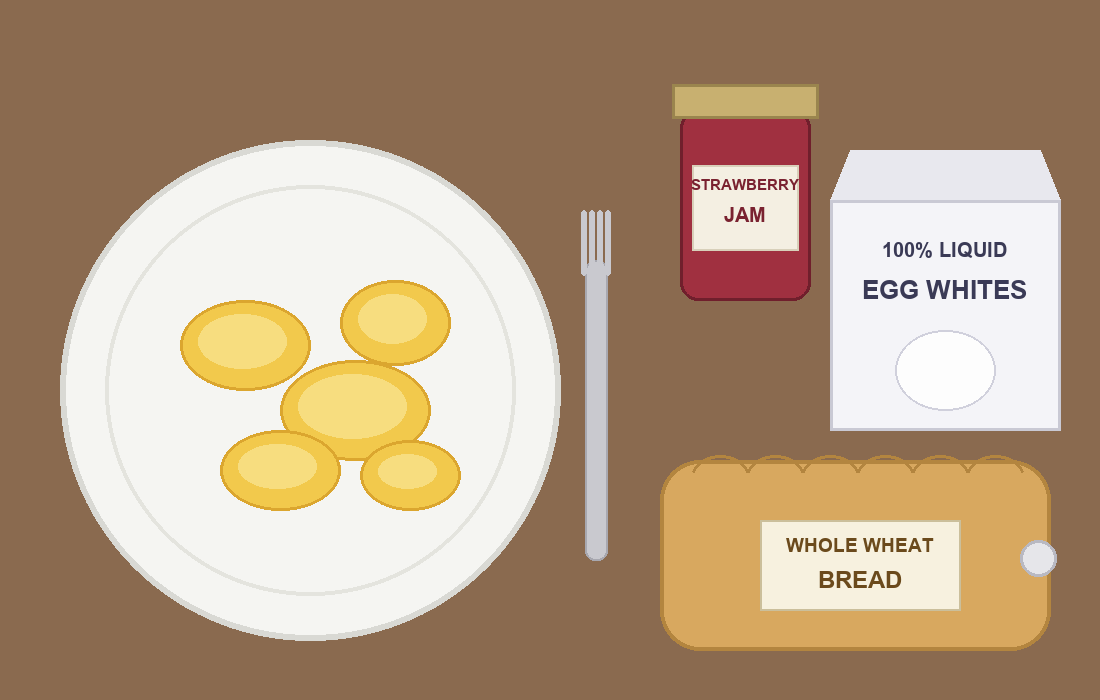
#> input picture tests/fixtures/breakfast_scene.png, 1100 x 700 px
$ python -i image_normalize.py   (imports and definitions only)
#> lines starting #> are read from the running program, lines starting #| are printed output that depends on the picture
"""
Inbound image normalization — one seam for both transports.

Live 2026-09-13 (user 27): an iPhone camera photo arrived over iMessage as HEIC.
Flask passed the declared mime straight through as the Anthropic media_type; the
API rejected it (only jpeg/png/gif/webp) and every fallback layer re-threw the
same 400, so the founder got "Something went wrong on my end". Screenshots had
worked because they're PNG. Twilio's MMS path had the same latent hole (it trusts
the Content-Type header).

Policy — decided from the BYTES, never from the declared mime:
  - jpeg/png/gif/webp → pass through with the sniffed media_type (fixes a wrong
    or sloppy header like 'image/jpg' too), unless it's oversized (below).
  - HEIC/HEIF, or anything else Pillow can open → re-encoded as JPEG.
  - Larger than the API's per-image cap, or huge on a side → downscaled JPEG.
  - Unreadable → None. The caller then treats the turn as text-only WITH the
    stored `[image attached]` marker, so the coach says it couldn't open the
    pic (voice.md retrieval-gap honesty) instead of the pipeline dying.
"""

from __future__ import annotations

import base64
import io
import logging

logger = logging.getLogger("cued.image")

SUPPORTED = {"image/jpeg", "image/png", "image/gif", "image/webp"}
MAX_BYTES = 4_500_000      # Anthropic's per-image limit is 5MB; leave headroom for base64 slop
MAX_SIDE = 2000            # px; the model downsamples past ~1568 anyway
JPEG_QUALITY = 85


def sniff(data: bytes) -> str | None:
    """Real container format from magic bytes. Returns a mime or None."""
    if not data or len(data) < 12:
        return None
    if data[:3] == b"\xff\xd8\xff":
        return "image/jpeg"
    if data[:8] == b"\x89PNG\r\n\x1a\n":
        return "image/png"
    if data[:6] in (b"GIF87a", b"GIF89a"):
        return "image/gif"
    if data[:4] == b"RIFF" and data[8:12] == b"WEBP":
        return "image/webp"
    if data[4:8] == b"ftyp":
        brand = data[8:12]
        if brand in (b"heic", b"heix", b"hevc", b"hevx", b"heim", b"heis", b"mif1", b"msf1"):
            return "image/heic"
        if brand in (b"avif", b"avis"):
            return "image/avif"
        return "video/mp4"  # an iso container that isn't a still — not an image
    return None


def _open(data: bytes):
    from PIL import Image
    try:
        import pillow_heif  # noqa: F401 — registers HEIF/AVIF openers on import
        pillow_heif.register_heif_opener()
    except Exception:  # noqa: BLE001 — Pillow alone still handles jpeg/png/webp
        pass
    im = Image.open(io.BytesIO(data))
    im.load()
    return im


def _to_jpeg(data: bytes) -> bytes:
    from PIL import ImageOps
    im = _open(data)
    im = ImageOps.exif_transpose(im)             # camera orientation → upright pixels
    if im.mode not in ("RGB", "L"):
        im = im.convert("RGB")
    w, h = im.size
    if max(w, h) > MAX_SIDE:
        scale = MAX_SIDE / float(max(w, h))
        im = im.resize((max(1, int(w * scale)), max(1, int(h * scale))))
    out = io.BytesIO()
    im.save(out, format="JPEG", quality=JPEG_QUALITY, optimize=True)
    return out.getvalue()


def normalize_image(data: bytes, declared_mime: str | None = None, *, user_id=None, name=None):
    """Return an Anthropic base64 image block the API will accept, or None if the
    bytes can't be turned into one. Never raises."""
    declared = (declared_mime or "").lower().split(";")[0].strip() or "?"
    try:
        real = sniff(data)
        if real in SUPPORTED and len(data) <= MAX_BYTES:
            out, media = data, real
            how = "passthrough" if real == declared else f"header_fixed({declared}->{real})"
        elif real and real.startswith("video/"):
            logger.info("IMAGE_UNREADABLE user=%s name=%s declared=%s sniffed=%s reason=not_a_still",
                        user_id, name, declared, real)
            return None
        else:
            out, media = _to_jpeg(data), "image/jpeg"
            how = f"converted({real or declared}->jpeg)"
        logger.info("IMAGE_NORMALIZED user=%s name=%s declared=%s sniffed=%s how=%s in_bytes=%d out_bytes=%d",
                    user_id, name, declared, real, how, len(data), len(out))
        return {"type": "image", "source": {"type": "base64", "media_type": media,
                                            "data": base64.b64encode(out).decode("utf-8")}}
    except Exception as e:  # noqa: BLE001 — an unreadable pic must not take the turn down
        logger.warning("IMAGE_UNREADABLE user=%s name=%s declared=%s bytes=%d err=%s",
                       user_id, name, declared, len(data or b""), e)
        return None

>>> import cv2
>>> picture = cv2.imread('tests/fixtures/breakfast_scene.png', cv2.IMREAD_GRAYSCALE)
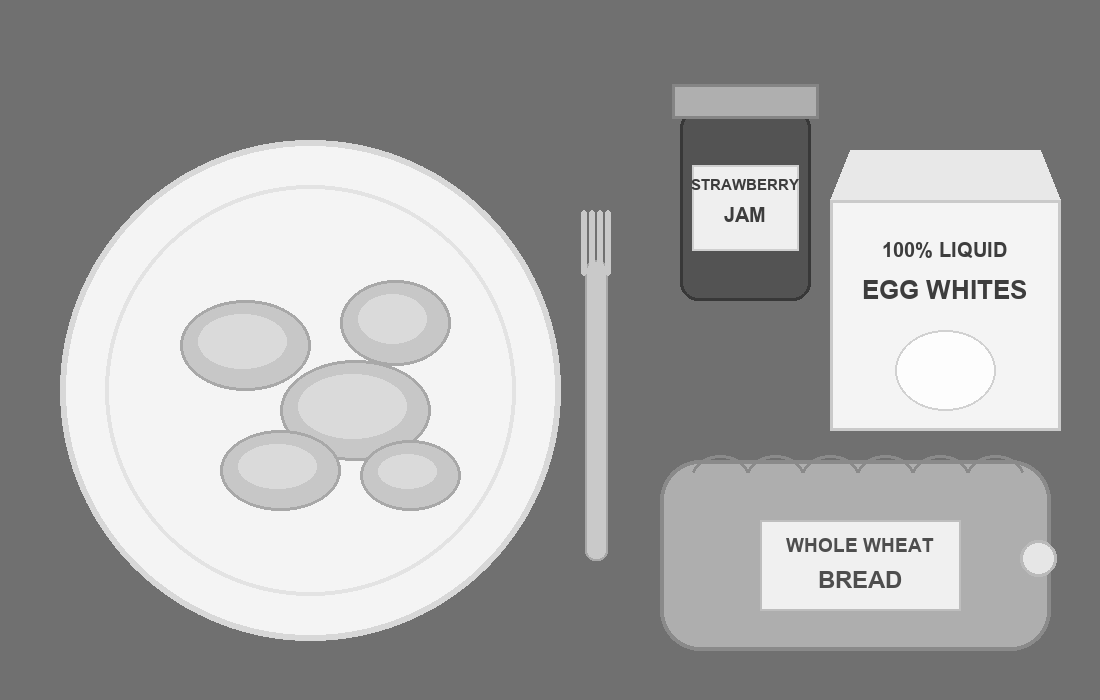
#> picture: shape (700, 1100); min 56, max 253, mean 162.2
#> (the run stopped early here; a loop or call above may not have finished)

$ run again, on tests/fixtures/diary_breakfast.png
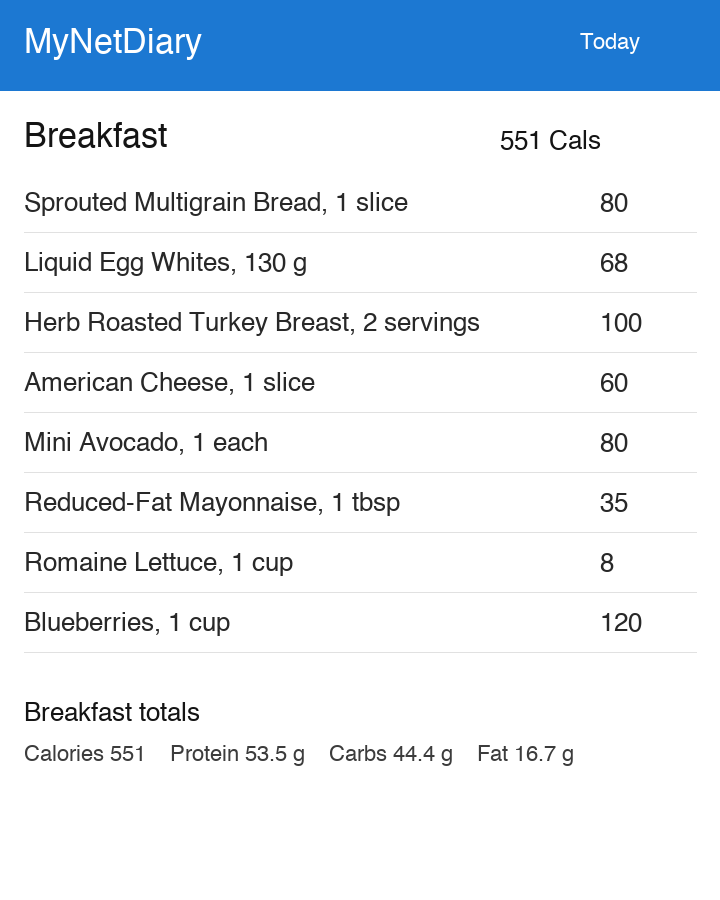
#> input picture tests/fixtures/diary_breakfast.png, 720 x 900 px
#> `picture = cv2.imread('tests/fixtures/breakfast_scene.png', cv2.IMREAD_..`:
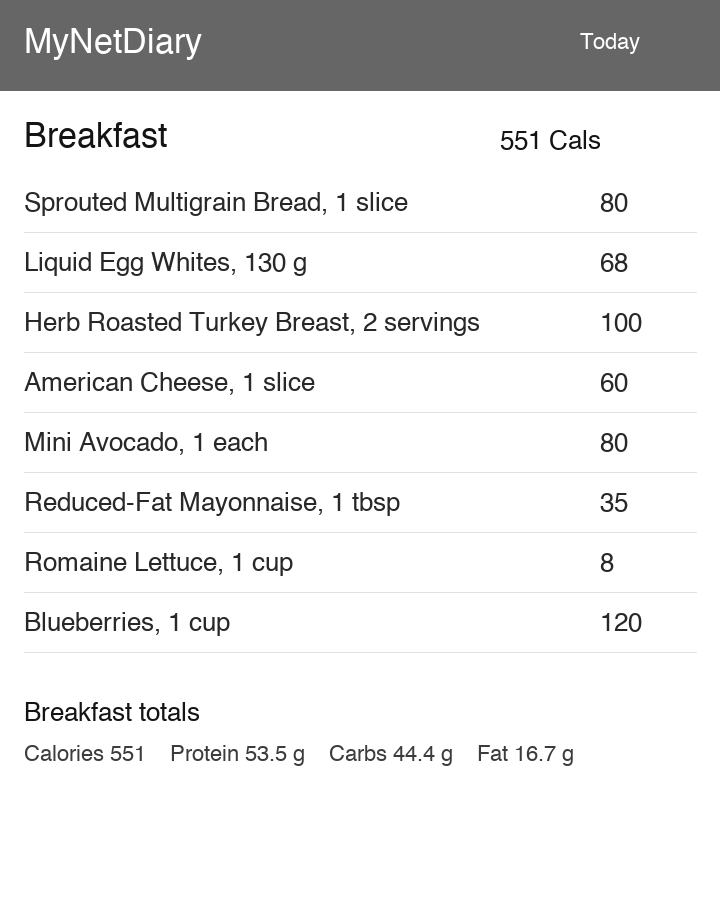
#> picture: shape (900, 720); min 20, max 255, mean 232.8

$ run again, on tests/fixtures/plate_meal.png
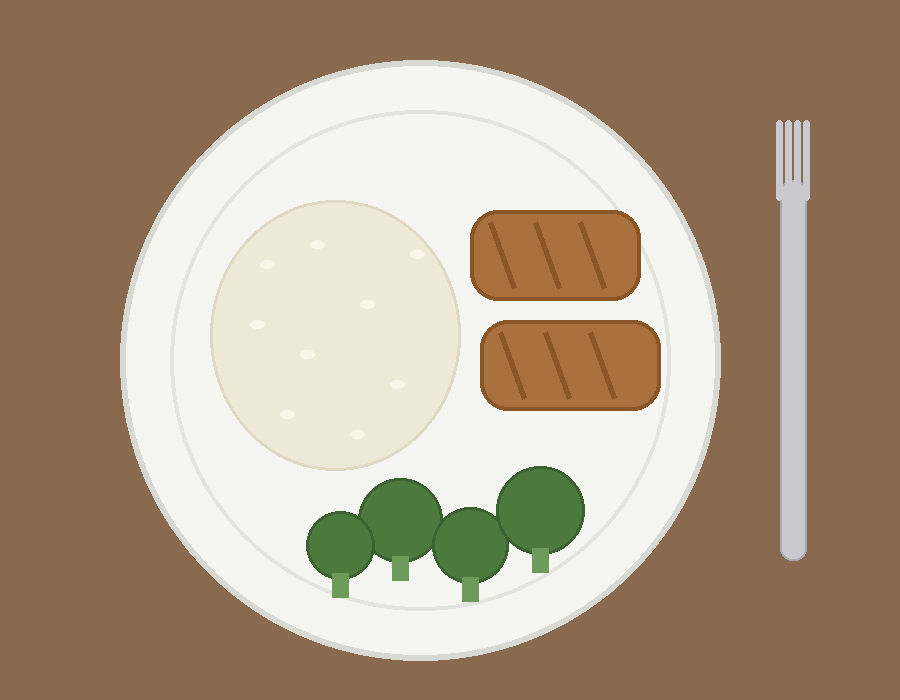
#> input picture tests/fixtures/plate_meal.png, 900 x 700 px
#> `picture = cv2.imread('tests/fixtures/breakfast_scene.png', cv2.IMREAD_..`:
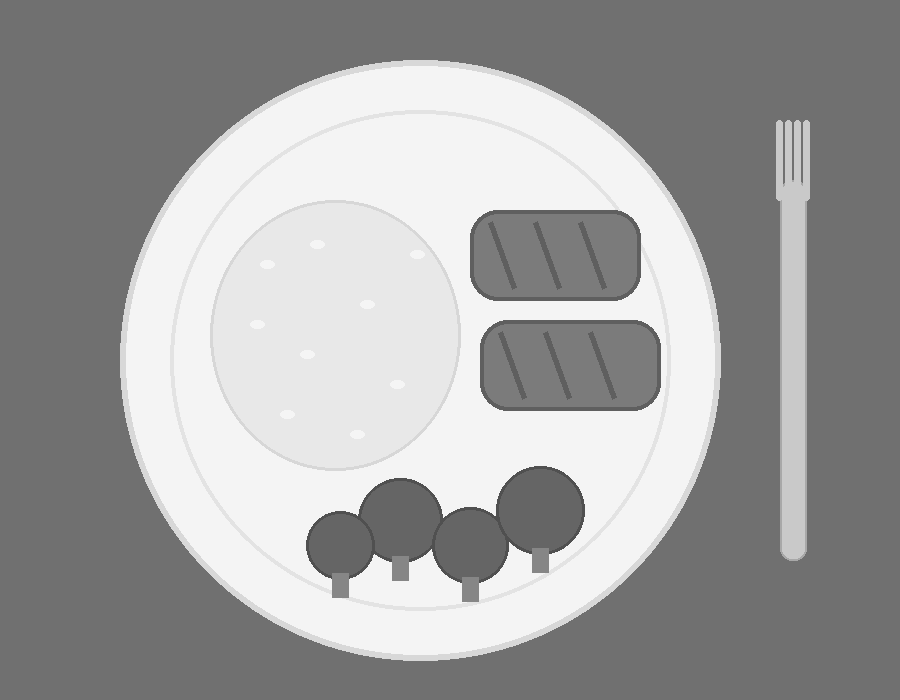
#> picture: shape (700, 900); min 80, max 245, mean 160.4
